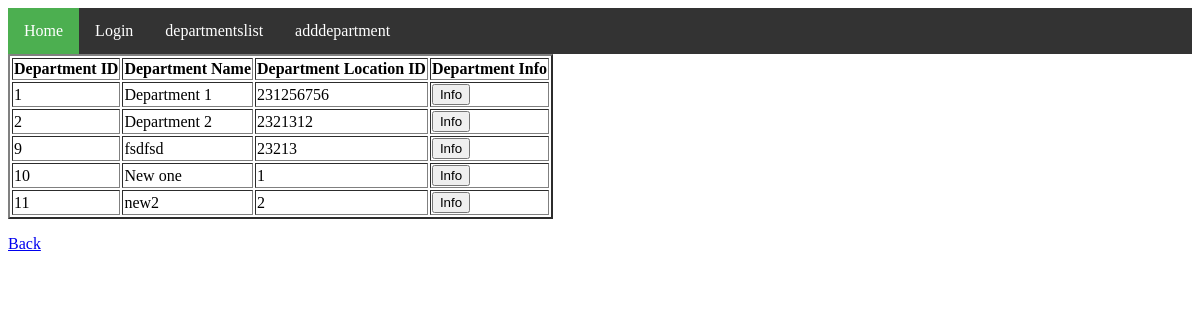
The page /departmentslist on the database as committed earlier.
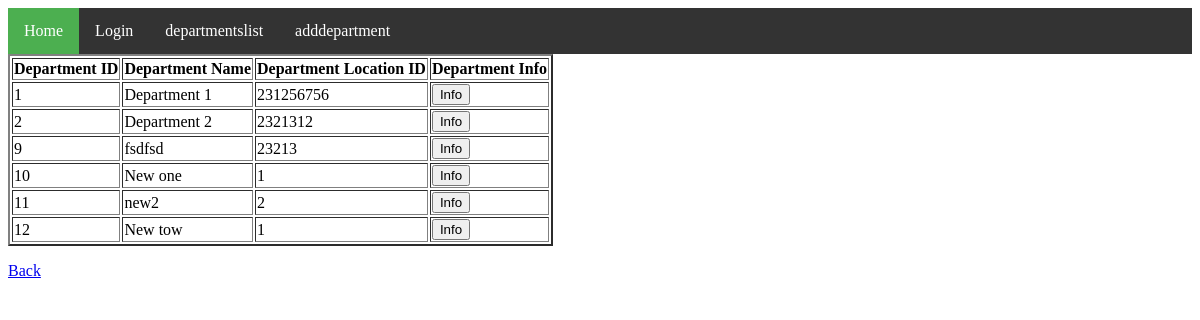
The same page on the database as committed later.
### tables this page shows
CREATE TABLE "departments" (
	"department_id"	INTEGER NOT NULL PRIMARY KEY AUTOINCREMENT UNIQUE,
	"department_name"	TEXT,
	"location_id"	INTEGER
);

### index.py (the view)
@app.route("/departmentslist")
def show_departments():
    try:
        with sql.connect("Org.db") as con:
            cur = con.cursor()
            cur.execute("select * from departments")
            rows = cur.fetchall()
            return render_template("departments_list.html",data=rows)
    except:
          print("Try agian")

### templates/departments_list.html (shortened to what this page needs)
<!DOCTYPE html>
<html lang="en">
  <head>
  </head>
  <body>
      <ul>
  <li><a class="active" href="/">Home</a></li>
  <li><a href="/login">Login</a></li>
  <li><a href="/departmentslist">departmentslist</a></li>
  <li><a href="/adddepartment">adddepartment</a></li>
      </ul>
    <table border="2">
      <tr>
        <th>Department ID</th>
        <th>Department Name</th>
        <th>Department Location ID</th>
        <th>Department Info</th>
      </tr>
      {% for i in data %}
      <tr>
        <td>{{i[0]}}</td>
        <td>{{i[1]}}</td>
        <td>{{i[2]}}</td>
        <td>
          <form action="/viewemployees" method="POST">
            <input type="submit" value="Info" />
          </form>
        </td>
      </tr>
      {% endfor %}
    </table>
    <p><a href="/">Back</a></p>
  </body>
</html>

### templates/departments_list.html (style rules this page uses)
ul { list-style-type: none; margin: 0; padding: 0; overflow: hidden; background-color: #333; }
li { float: left; }
li a { display: block; color: white; text-align: center; padding: 14px 16px; text-decoration: none; }
.active { background-color: #4CAF50; }

Rows that differ between the two databases and show on the page:
added departments: department_id "12", department_name "New tow", location "1"
